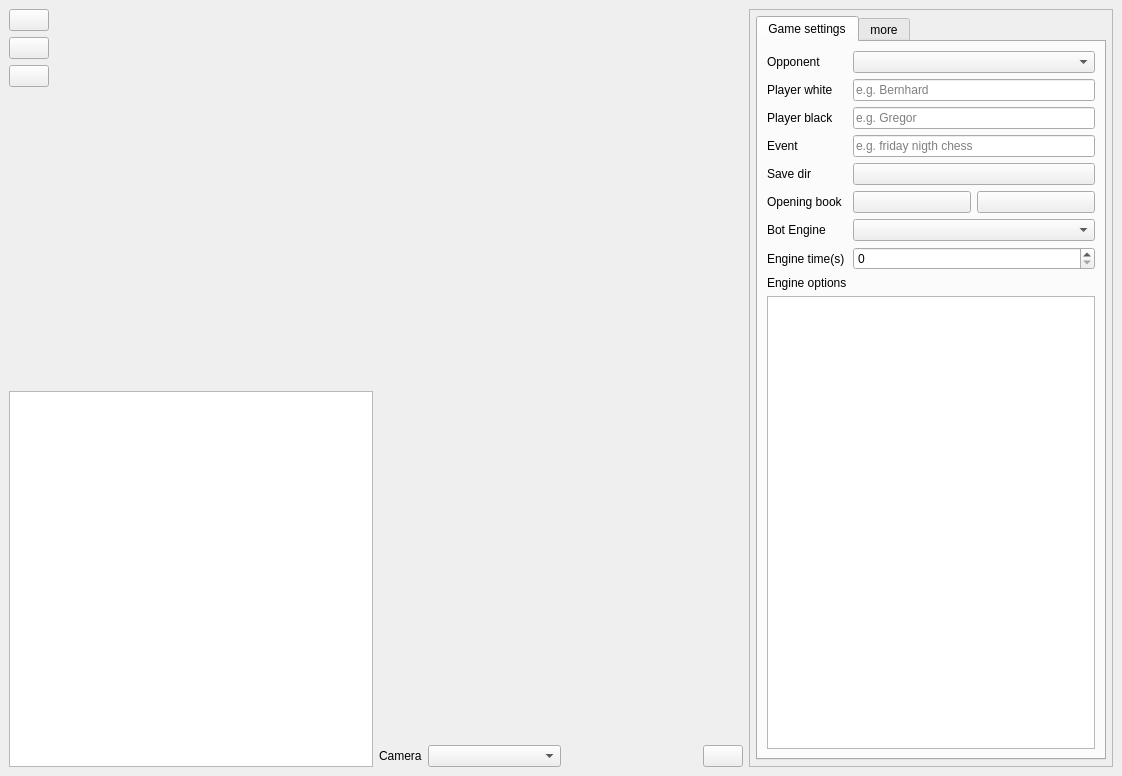
<?xml version="1.0" encoding="UTF-8"?>
<ui version="4.0">
 <class>MainWindow</class>
 <widget class="QMainWindow" name="MainWindow">
  <property name="geometry">
   <rect>
    <x>0</x>
    <y>0</y>
    <width>1122</width>
    <height>776</height>
   </rect>
  </property>
  <property name="windowTitle">
   <string>Acid Chess</string>
  </property>
  <widget class="QWidget" name="centralwidget">
   <layout class="QHBoxLayout" name="horizontalLayout_2">
    <item>
     <layout class="QHBoxLayout" name="horizontalLayoutMain" stretch="3,3,3">
      <property name="sizeConstraint">
       <enum>QLayout::SetDefaultConstraint</enum>
      </property>
      <item>
       <layout class="QVBoxLayout" name="verticalLayout_2">
        <item>
         <layout class="QHBoxLayout" name="horizontalLayout_3" stretch="0,0,0">
          <item>
           <layout class="QVBoxLayout" name="verticalLayout_6">
            <item>
             <widget class="QPushButton" name="pushButtonStartStop">
              <property name="toolTip">
               <string>start / stop game</string>
              </property>
              <property name="text">
               <string/>
              </property>
              <property name="icon">
               <iconset resource="res/icons.qrc">
                <normaloff>:/play.svg</normaloff>:/play.svg</iconset>
              </property>
              <property name="iconSize">
               <size>
                <width>24</width>
                <height>24</height>
               </size>
              </property>
             </widget>
            </item>
            <item>
             <widget class="QPushButton" name="pushButtonMoveUndo">
              <property name="toolTip">
               <string>undo last move</string>
              </property>
              <property name="text">
               <string/>
              </property>
              <property name="icon">
               <iconset resource="res/icons.qrc">
                <normaloff>:/undo-action.svg</normaloff>:/undo-action.svg</iconset>
              </property>
              <property name="iconSize">
               <size>
                <width>24</width>
                <height>24</height>
               </size>
              </property>
             </widget>
            </item>
            <item>
             <widget class="QPushButton" name="pushButton_5">
              <property name="toolTip">
               <string>mute / unmute sound</string>
              </property>
              <property name="text">
               <string/>
              </property>
              <property name="icon">
               <iconset resource="res/icons.qrc">
                <normaloff>:/sound-high.svg</normaloff>:/sound-high.svg</iconset>
              </property>
              <property name="iconSize">
               <size>
                <width>25</width>
                <height>24</height>
               </size>
              </property>
             </widget>
            </item>
            <item>
             <spacer name="verticalSpacer">
              <property name="orientation">
               <enum>Qt::Vertical</enum>
              </property>
              <property name="sizeHint" stdset="0">
               <size>
                <width>20</width>
                <height>40</height>
               </size>
              </property>
             </spacer>
            </item>
           </layout>
          </item>
          <item>
           <layout class="QVBoxLayout" name="verticalLayout_5"/>
          </item>
          <item>
           <widget class="QWidget" name="boardRendered" native="true">
            <property name="sizePolicy">
             <sizepolicy hsizetype="Expanding" vsizetype="Expanding">
              <horstretch>0</horstretch>
              <verstretch>0</verstretch>
             </sizepolicy>
            </property>
           </widget>
          </item>
         </layout>
        </item>
        <item>
         <widget class="QPlainTextEdit" name="plainTextLogbox"/>
        </item>
       </layout>
      </item>
      <item>
       <layout class="QVBoxLayout" name="verticalLayout" stretch="1,1">
        <item>
         <widget class="QLabel" name="labelStatus">
          <property name="font">
           <font>
            <pointsize>72</pointsize>
            <bold>true</bold>
            <strikeout>false</strikeout>
            <kerning>false</kerning>
           </font>
          </property>
          <property name="styleSheet">
           <string notr="true">QLabel { color : #F9F9F9; }</string>
          </property>
          <property name="text">
           <string/>
          </property>
          <property name="alignment">
           <set>Qt::AlignCenter</set>
          </property>
          <property name="wordWrap">
           <bool>true</bool>
          </property>
         </widget>
        </item>
        <item>
         <layout class="QVBoxLayout" name="verticalLayout_7">
          <item>
           <layout class="QHBoxLayout" name="horizontalLayout_4">
            <item>
             <layout class="QVBoxLayout" name="verticalLayout_8"/>
            </item>
            <item>
             <widget class="QWidget" name="boardDebug" native="true">
              <property name="sizePolicy">
               <sizepolicy hsizetype="Expanding" vsizetype="Expanding">
                <horstretch>0</horstretch>
                <verstretch>0</verstretch>
               </sizepolicy>
              </property>
             </widget>
            </item>
           </layout>
          </item>
          <item>
           <layout class="QHBoxLayout" name="horizontalLayout_5">
            <item>
             <widget class="QLabel" name="label_4">
              <property name="text">
               <string>Camera</string>
              </property>
             </widget>
            </item>
            <item>
             <widget class="QComboBox" name="comboBoxCamera">
              <property name="minimumSize">
               <size>
                <width>133</width>
                <height>0</height>
               </size>
              </property>
             </widget>
            </item>
            <item>
             <spacer name="horizontalSpacer">
              <property name="orientation">
               <enum>Qt::Horizontal</enum>
              </property>
              <property name="sizeHint" stdset="0">
               <size>
                <width>40</width>
                <height>20</height>
               </size>
              </property>
             </spacer>
            </item>
            <item>
             <widget class="QPushButton" name="pushButton">
              <property name="toolTip">
               <string>re-detect board corners</string>
              </property>
              <property name="text">
               <string/>
              </property>
              <property name="icon">
               <iconset resource="res/icons.qrc">
                <normaloff>:/frame-alt-empty.svg</normaloff>:/frame-alt-empty.svg</iconset>
              </property>
             </widget>
            </item>
           </layout>
          </item>
         </layout>
        </item>
       </layout>
      </item>
      <item>
       <widget class="QScrollArea" name="scrollAreaSettings">
        <property name="widgetResizable">
         <bool>true</bool>
        </property>
        <widget class="QWidget" name="scrollAreaWidgetContents">
         <property name="enabled">
          <bool>true</bool>
         </property>
         <property name="geometry">
          <rect>
           <x>0</x>
           <y>0</y>
           <width>357</width>
           <height>748</height>
          </rect>
         </property>
         <layout class="QVBoxLayout" name="verticalLayout_4">
          <property name="leftMargin">
           <number>6</number>
          </property>
          <property name="topMargin">
           <number>6</number>
          </property>
          <property name="rightMargin">
           <number>6</number>
          </property>
          <property name="bottomMargin">
           <number>6</number>
          </property>
          <item>
           <widget class="QTabWidget" name="tabWidgetGameSetting">
            <property name="sizePolicy">
             <sizepolicy hsizetype="Expanding" vsizetype="Expanding">
              <horstretch>0</horstretch>
              <verstretch>0</verstretch>
             </sizepolicy>
            </property>
            <property name="currentIndex">
             <number>0</number>
            </property>
            <widget class="QWidget" name="tabWidgetGameSettingPage1">
             <attribute name="title">
              <string>Game settings</string>
             </attribute>
             <layout class="QVBoxLayout" name="verticalLayout_3">
              <item>
               <layout class="QFormLayout" name="formLayout">
                <property name="labelAlignment">
                 <set>Qt::AlignLeading|Qt::AlignLeft|Qt::AlignVCenter</set>
                </property>
                <property name="formAlignment">
                 <set>Qt::AlignLeading|Qt::AlignLeft|Qt::AlignTop</set>
                </property>
                <item row="0" column="0">
                 <widget class="QLabel" name="label">
                  <property name="text">
                   <string>Opponent</string>
                  </property>
                 </widget>
                </item>
                <item row="0" column="1">
                 <widget class="QComboBox" name="comboBoxOpponent">
                  <property name="minimumSize">
                   <size>
                    <width>133</width>
                    <height>0</height>
                   </size>
                  </property>
                 </widget>
                </item>
                <item row="1" column="0">
                 <widget class="QLabel" name="label_2">
                  <property name="text">
                   <string>Player white</string>
                  </property>
                 </widget>
                </item>
                <item row="1" column="1">
                 <widget class="QLineEdit" name="lineEditPlayerWhite">
                  <property name="minimumSize">
                   <size>
                    <width>133</width>
                    <height>0</height>
                   </size>
                  </property>
                  <property name="text">
                   <string/>
                  </property>
                  <property name="placeholderText">
                   <string>e.g. Bernhard</string>
                  </property>
                 </widget>
                </item>
                <item row="2" column="0">
                 <widget class="QLabel" name="label_3">
                  <property name="text">
                   <string>Player black</string>
                  </property>
                 </widget>
                </item>
                <item row="2" column="1">
                 <widget class="QLineEdit" name="lineEditPlayerBlack">
                  <property name="minimumSize">
                   <size>
                    <width>133</width>
                    <height>0</height>
                   </size>
                  </property>
                  <property name="placeholderText">
                   <string>e.g. Gregor</string>
                  </property>
                 </widget>
                </item>
                <item row="3" column="0">
                 <widget class="QLabel" name="label_9">
                  <property name="text">
                   <string>Event</string>
                  </property>
                 </widget>
                </item>
                <item row="3" column="1">
                 <widget class="QLineEdit" name="lineEditEventName">
                  <property name="minimumSize">
                   <size>
                    <width>133</width>
                    <height>0</height>
                   </size>
                  </property>
                  <property name="text">
                   <string/>
                  </property>
                  <property name="placeholderText">
                   <string>e.g. friday nigth chess </string>
                  </property>
                 </widget>
                </item>
                <item row="5" column="0">
                 <widget class="QLabel" name="label_5">
                  <property name="text">
                   <string>Save dir</string>
                  </property>
                 </widget>
                </item>
                <item row="5" column="1">
                 <widget class="QPushButton" name="pushButtonSaveGamesTo">
                  <property name="text">
                   <string/>
                  </property>
                  <property name="icon">
                   <iconset resource="res/icons.qrc">
                    <normaloff>:/save-action-floppy.svg</normaloff>:/save-action-floppy.svg</iconset>
                  </property>
                 </widget>
                </item>
                <item row="6" column="0">
                 <widget class="QLabel" name="label_10">
                  <property name="text">
                   <string>Opening book</string>
                  </property>
                 </widget>
                </item>
                <item row="6" column="1">
                 <layout class="QHBoxLayout" name="horizontalLayout_8">
                  <item>
                   <widget class="QPushButton" name="pushButtonOpeningBook">
                    <property name="text">
                     <string/>
                    </property>
                   </widget>
                  </item>
                  <item>
                   <widget class="QPushButton" name="pushButtonOpeningBookRemove">
                    <property name="text">
                     <string/>
                    </property>
                    <property name="icon">
                     <iconset resource="res/icons.qrc">
                      <normaloff>:/delete-circle.svg</normaloff>:/delete-circle.svg</iconset>
                    </property>
                   </widget>
                  </item>
                 </layout>
                </item>
                <item row="7" column="0">
                 <widget class="QLabel" name="labelEngine">
                  <property name="text">
                   <string>Bot Engine</string>
                  </property>
                 </widget>
                </item>
                <item row="7" column="1">
                 <widget class="QComboBox" name="comboBoxEngine">
                  <property name="minimumSize">
                   <size>
                    <width>132</width>
                    <height>0</height>
                   </size>
                  </property>
                 </widget>
                </item>
                <item row="8" column="0">
                 <widget class="QLabel" name="labelEngineTime">
                  <property name="text">
                   <string>Engine time(s)</string>
                  </property>
                 </widget>
                </item>
                <item row="8" column="1">
                 <widget class="QSpinBox" name="spinBoxEngineTime">
                  <property name="maximum">
                   <number>1000</number>
                  </property>
                 </widget>
                </item>
                <item row="9" column="0">
                 <widget class="QLabel" name="labelEngineConfig">
                  <property name="text">
                   <string>Engine options</string>
                  </property>
                 </widget>
                </item>
                <item row="11" column="0" colspan="2">
                 <widget class="QPlainTextEditFocusSignaled" name="plainTextEditEngineOptions">
                  <property name="lineWrapMode">
                   <enum>QPlainTextEdit::NoWrap</enum>
                  </property>
                  <property name="centerOnScroll">
                   <bool>false</bool>
                  </property>
                 </widget>
                </item>
               </layout>
              </item>
             </layout>
            </widget>
            <widget class="QWidget" name="tab">
             <attribute name="title">
              <string>more</string>
             </attribute>
             <layout class="QFormLayout" name="formLayout_3">
              <property name="labelAlignment">
               <set>Qt::AlignLeading|Qt::AlignLeft|Qt::AlignVCenter</set>
              </property>
              <property name="formAlignment">
               <set>Qt::AlignLeading|Qt::AlignLeft|Qt::AlignTop</set>
              </property>
              <item row="0" column="0">
               <widget class="QLabel" name="label_7">
                <property name="text">
                 <string>Collect training data</string>
                </property>
               </widget>
              </item>
              <item row="0" column="1">
               <widget class="QCheckBox" name="checkBoxCollectTrainingData">
                <property name="enabled">
                 <bool>true</bool>
                </property>
                <property name="text">
                 <string/>
                </property>
                <property name="checked">
                 <bool>false</bool>
                </property>
               </widget>
              </item>
              <item row="1" column="0">
               <widget class="QLabel" name="label_8">
                <property name="text">
                 <string>Collect threshold propability &lt; perc.</string>
                </property>
               </widget>
              </item>
              <item row="1" column="1">
               <widget class="QSpinBox" name="spinBoxCollectTrainingDataThreshold">
                <property name="maximum">
                 <number>100</number>
                </property>
                <property name="value">
                 <number>95</number>
                </property>
               </widget>
              </item>
              <item row="2" column="0">
               <widget class="QLabel" name="label_6">
                <property name="text">
                 <string>Training data save dir</string>
                </property>
               </widget>
              </item>
              <item row="3" column="0">
               <widget class="QLabel" name="label_11">
                <property name="text">
                 <string>Visual debug delay (detector)</string>
                </property>
               </widget>
              </item>
              <item row="3" column="1">
               <widget class="QCheckBox" name="checkBoxVisualDebugDelay">
                <property name="text">
                 <string/>
                </property>
               </widget>
              </item>
              <item row="2" column="1">
               <widget class="QPushButton" name="pushButtonCollectTrainingDataSaveTo">
                <property name="text">
                 <string/>
                </property>
                <property name="icon">
                 <iconset resource="res/icons.qrc">
                  <normaloff>:/save-action-floppy.svg</normaloff>:/save-action-floppy.svg</iconset>
                </property>
               </widget>
              </item>
             </layout>
            </widget>
           </widget>
          </item>
         </layout>
        </widget>
       </widget>
      </item>
     </layout>
    </item>
   </layout>
  </widget>
 </widget>
 <customwidgets>
  <customwidget>
   <class>QPlainTextEditFocusSignaled</class>
   <extends>QPlainTextEdit</extends>
   <header>widgets</header>
  </customwidget>
 </customwidgets>
 <resources>
  <include location="res/icons.qrc"/>
 </resources>
 <connections/>
</ui>
